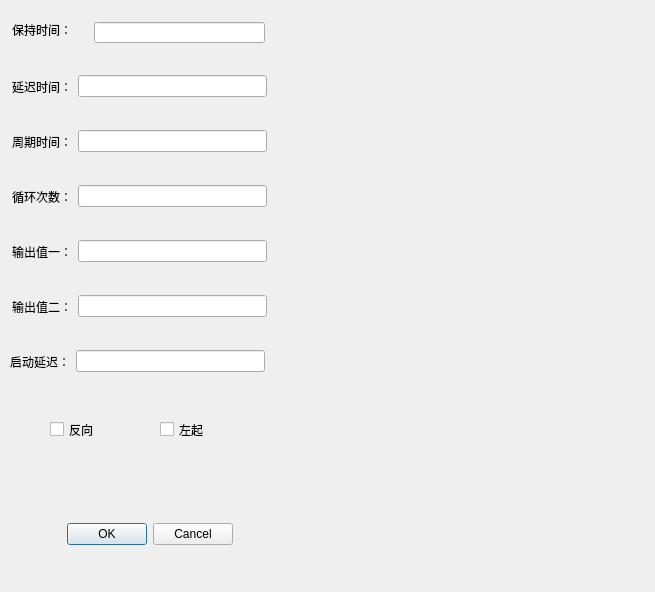
<?xml version="1.0" encoding="UTF-8"?>
<ui version="4.0">
 <class>DominoSetting</class>
 <widget class="QDialog" name="DominoSetting">
  <property name="geometry">
   <rect>
    <x>0</x>
    <y>0</y>
    <width>655</width>
    <height>592</height>
   </rect>
  </property>
  <property name="windowTitle">
   <string>多米诺设置</string>
  </property>
  <widget class="QWidget" name="layoutWidget">
   <property name="geometry">
    <rect>
     <x>12</x>
     <y>240</y>
     <width>255</width>
     <height>23</height>
    </rect>
   </property>
   <layout class="QHBoxLayout" name="horizontalLayout_5">
    <item>
     <widget class="QLabel" name="label_5">
      <property name="text">
       <string>输出值一：</string>
      </property>
     </widget>
    </item>
    <item>
     <widget class="QLineEdit" name="OutputValue1"/>
    </item>
   </layout>
  </widget>
  <widget class="QWidget" name="layoutWidget_2">
   <property name="geometry">
    <rect>
     <x>12</x>
     <y>295</y>
     <width>255</width>
     <height>23</height>
    </rect>
   </property>
   <layout class="QHBoxLayout" name="horizontalLayout_6">
    <item>
     <widget class="QLabel" name="label_6">
      <property name="text">
       <string>输出值二：</string>
      </property>
     </widget>
    </item>
    <item>
     <widget class="QLineEdit" name="OutputValue2"/>
    </item>
   </layout>
  </widget>
  <widget class="QWidget" name="layoutWidget_3">
   <property name="geometry">
    <rect>
     <x>10</x>
     <y>350</y>
     <width>255</width>
     <height>23</height>
    </rect>
   </property>
   <layout class="QHBoxLayout" name="horizontalLayout_13">
    <item>
     <widget class="QLabel" name="label_13">
      <property name="text">
       <string>启动延迟：</string>
      </property>
     </widget>
    </item>
    <item>
     <widget class="QLineEdit" name="StartDelay"/>
    </item>
   </layout>
  </widget>
  <widget class="QDialogButtonBox" name="buttonBox">
   <property name="geometry">
    <rect>
     <x>40</x>
     <y>520</y>
     <width>193</width>
     <height>28</height>
    </rect>
   </property>
   <property name="orientation">
    <enum>Qt::Horizontal</enum>
   </property>
   <property name="standardButtons">
    <set>QDialogButtonBox::Cancel|QDialogButtonBox::Ok</set>
   </property>
  </widget>
  <widget class="QWidget" name="layoutWidget">
   <property name="geometry">
    <rect>
     <x>12</x>
     <y>75</y>
     <width>255</width>
     <height>23</height>
    </rect>
   </property>
   <layout class="QHBoxLayout" name="horizontalLayout_2">
    <item>
     <widget class="QLabel" name="label_3">
      <property name="text">
       <string>延迟时间：</string>
      </property>
     </widget>
    </item>
    <item>
     <widget class="QLineEdit" name="DelayTime"/>
    </item>
   </layout>
  </widget>
  <widget class="QWidget" name="layoutWidget">
   <property name="geometry">
    <rect>
     <x>12</x>
     <y>130</y>
     <width>255</width>
     <height>23</height>
    </rect>
   </property>
   <layout class="QHBoxLayout" name="horizontalLayout_3">
    <item>
     <widget class="QLabel" name="label_2">
      <property name="text">
       <string>周期时间：</string>
      </property>
     </widget>
    </item>
    <item>
     <widget class="QLineEdit" name="PeriodTime"/>
    </item>
   </layout>
  </widget>
  <widget class="QWidget" name="layoutWidget">
   <property name="geometry">
    <rect>
     <x>12</x>
     <y>185</y>
     <width>255</width>
     <height>23</height>
    </rect>
   </property>
   <layout class="QHBoxLayout" name="horizontalLayout_4">
    <item>
     <widget class="QLabel" name="label_4">
      <property name="text">
       <string>循环次数：</string>
      </property>
     </widget>
    </item>
    <item>
     <widget class="QLineEdit" name="LoopTimes"/>
    </item>
   </layout>
  </widget>
  <widget class="QLabel" name="label">
   <property name="geometry">
    <rect>
     <x>12</x>
     <y>22</y>
     <width>75</width>
     <height>16</height>
    </rect>
   </property>
   <property name="text">
    <string>保持时间：</string>
   </property>
  </widget>
  <widget class="QLineEdit" name="KeepTime">
   <property name="geometry">
    <rect>
     <x>94</x>
     <y>22</y>
     <width>171</width>
     <height>21</height>
    </rect>
   </property>
  </widget>
  <widget class="QCheckBox" name="FromLeft">
   <property name="geometry">
    <rect>
     <x>160</x>
     <y>420</y>
     <width>91</width>
     <height>19</height>
    </rect>
   </property>
   <property name="text">
    <string>左起</string>
   </property>
  </widget>
  <widget class="QCheckBox" name="ReverseFlag">
   <property name="geometry">
    <rect>
     <x>50</x>
     <y>420</y>
     <width>91</width>
     <height>19</height>
    </rect>
   </property>
   <property name="text">
    <string>反向</string>
   </property>
  </widget>
 </widget>
 <resources/>
 <connections>
  <connection>
   <sender>buttonBox</sender>
   <signal>accepted()</signal>
   <receiver>DominoSetting</receiver>
   <slot>accept()</slot>
   <hints>
    <hint type="sourcelabel">
     <x>222</x>
     <y>467</y>
    </hint>
    <hint type="destinationlabel">
     <x>157</x>
     <y>274</y>
    </hint>
   </hints>
  </connection>
  <connection>
   <sender>buttonBox</sender>
   <signal>rejected()</signal>
   <receiver>DominoSetting</receiver>
   <slot>reject()</slot>
   <hints>
    <hint type="sourcelabel">
     <x>222</x>
     <y>467</y>
    </hint>
    <hint type="destinationlabel">
     <x>286</x>
     <y>274</y>
    </hint>
   </hints>
  </connection>
 </connections>
</ui>
